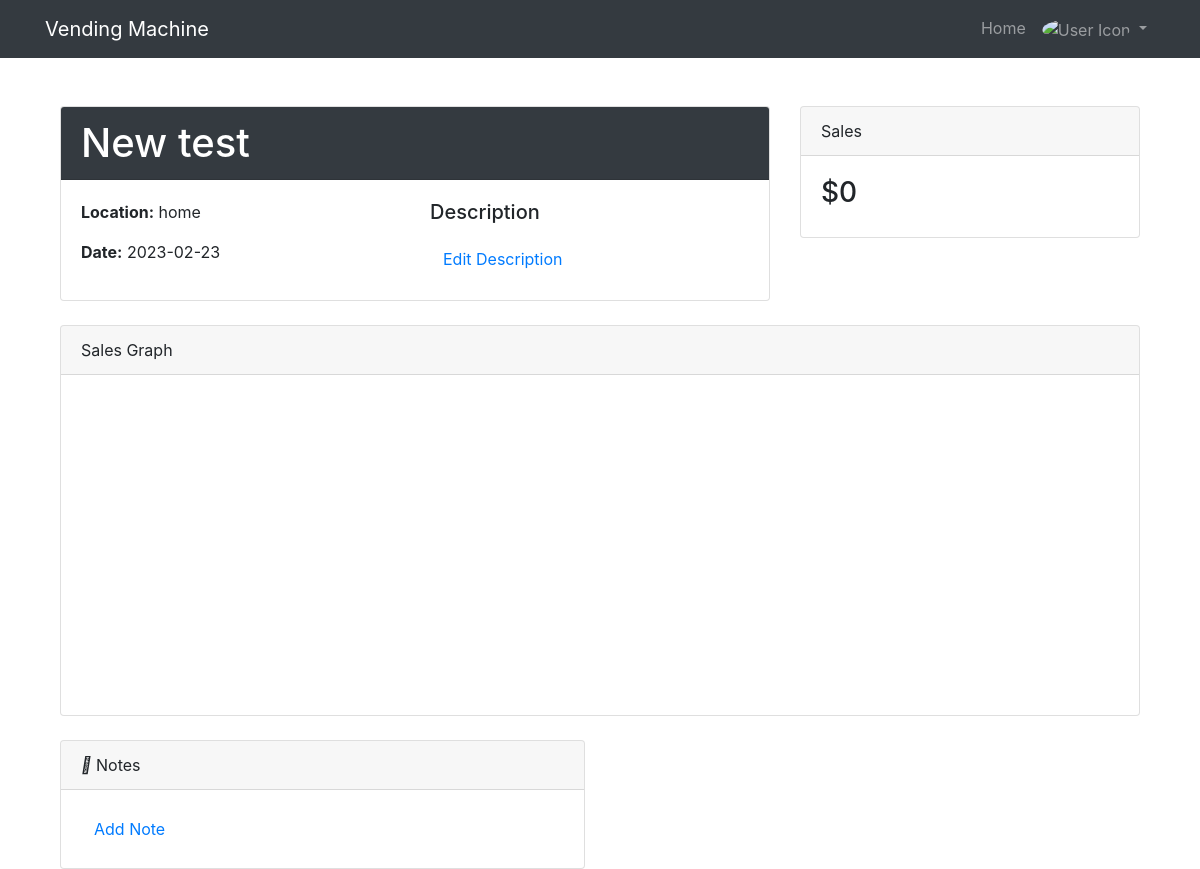
/vending_machine_dashboard/4 (signed in), run on the app's committed database.
### website/models.py (models this page shows)
class VendingMachine(db.Model):
    id = db.Column(db.Integer, primary_key=True)
    machine_name = db.Column(db.String(80), nullable=False)
    location = db.Column(db.String(100), nullable=True)
    date = db.Column(db.Date, nullable=True)
    budget = db.Column(db.Float, nullable=False)
    total_sales = db.Column(db.Float, default=0.0, nullable=False)
    user_id = db.Column(db.Integer, db.ForeignKey('user.id'), nullable=False)
    notes = db.relationship('Note', backref='vending_machine', lazy=True)
    transactions = db.relationship('Transaction', backref='vending_machine', lazy=True)
    def calculate_total_sales(self):
        return sum(tr.amount for tr in self.transactions)

### website/vending_Machine.py (the view)
@vending_machine_bp.route('/vending_machine_dashboard/<int:machine_id>', methods=['GET'])
@login_required
def vending_machine_dashboard(machine_id):
    vending_machine = VendingMachine.query.get(machine_id)
    if vending_machine is None or vending_machine.user_id != current_user.id:
        flash("Vending Machine Not Found", category='error')
        return redirect(url_for('views.home', user=current_user))
    return render_template("vending_machine_dashboard.html", vending_machine=vending_machine, user=current_user)

### website/__init__.py (called while the page is built)
def create_app():
    app = Flask(__name__)
    app.config['SECRET_KEY'] = SECRET_KEY
    app.config['SQLALCHEMY_DATABASE_URI'] = f'sqlite:///{os.path.join(app.root_path, DB_NAME)}'
    db.init_app(app)
    from .views import views
    from .auth import auth
    from .vending_Machine import vending_machine_bp
    app.register_blueprint(views, url_prefix='/')
    app.register_blueprint(auth, url_prefix='/')
    app.register_blueprint(vending_machine_bp , url_prefix='/')
    from .models import User, Note, VendingMachine
    create_database(app)
    login_manager = LoginManager()
    login_manager.login_view = 'auth.login'
    login_manager.init_app(app)
    @login_manager.user_loader
    def load_user(id):
        return User.query.get(int(id))
    return app

### website/templates/vending_machine_dashboard.html (shortened to what this page needs)
{% extends "base.html" %}
{% block content %}
<div class="container mt-5">
  <div class="row">
    <div class="col-md-8">
      <div class="card mb-4">
        <div class="card-header bg-dark text-white">
          <h1 class="mb-0">{{ vending_machine.machine_name }}</h1>
        </div>
        <div class="card-body">
          <div class="row">
            <div class="col-md-6">
              <p><strong>Location:</strong> {{ vending_machine.location }}</p>
              <p><strong>Date:</strong> {{ vending_machine.date }}</p>
            </div>
            <div class="col-md-6">
              <h5 class="card-title">Description</h5>
              <button class="btn btn-link" data-toggle="modal" data-target="#editDescriptionModal">
                Edit Description
              </button>
            </div>
          </div>
        </div>
      </div>
    </div>
    <div class="col-md-4">
      <div class="card mb-4">
        <div class="card-header">
           Sales
        </div>
        <div class="card-body">
          <h3>${{ vending_machine.calculate_total_sales() }}</h3>
        </div>
      </div>
    </div>
  </div>
  <div class="row">
    <div class="col-md-12">
      <div class="card mb-4">
        <div class="card-header">
           Sales Graph
        </div>
        <div class="card-body">
          <div id="salesGraph" style="height: 300px;"></div>
        </div>
      </div>
    </div>
  </div>
  <div class="row">
    <div class="col-md-6">
      <div class="card">
        <div class="card-header">
          <i class="fas fa-sticky-note"></i> Notes
        </div>
        <div class="card-body">
          <button class="btn btn-link" data-toggle="modal" data-target="#addNoteModal">
            Add Note
          </button>
        </div>
      </div>
    </div>
  </div>
</div>
{% endblock %}

### data on the page
VendingMachine: machine_name "New test", location "home", date "2023-02-23"

### other printed values
{{ vending_machine.calculate_total_sales() }} "0"
